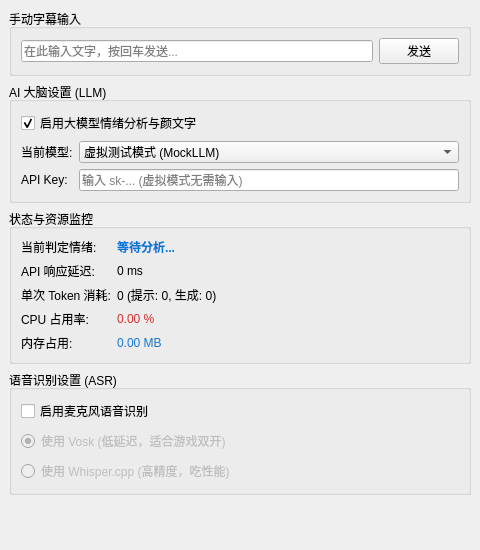
<?xml version="1.0" encoding="UTF-8"?>
<ui version="4.0">
	<class>MainWindow</class>
	<widget class="QMainWindow" name="MainWindow">
		<property name="geometry">
			<rect>
				<x>0</x>
				<y>0</y>
				<width>480</width>
				<height>550</height>
			</rect>
		</property>
		<property name="windowTitle">
			<string>Kotocord - 核心控制台</string>
		</property>
		<widget class="QWidget" name="centralwidget">
			<layout class="QVBoxLayout" name="verticalLayout">

				<item>
					<widget class="QGroupBox" name="groupBoxInput">
						<property name="title">
							<string>手动字幕输入</string>
						</property>
						<layout class="QHBoxLayout" name="horizontalLayout">
							<item>
								<widget class="QLineEdit" name="inputBox">
									<property name="placeholderText">
										<string>在此输入文字，按回车发送...</string>
									</property>
								</widget>
							</item>
							<item>
								<widget class="QPushButton" name="btnSend">
									<property name="text">
										<string>发送</string>
									</property>
								</widget>
							</item>
						</layout>
					</widget>
				</item>

				<item>
					<widget class="QGroupBox" name="groupBoxLLM">
						<property name="title">
							<string>AI 大脑设置 (LLM)</string>
						</property>
						<layout class="QFormLayout" name="formLayoutLLM">
							<item row="0" column="0" colspan="2">
								<widget class="QCheckBox" name="chkEnableLLM">
									<property name="text">
										<string>启用大模型情绪分析与颜文字</string>
									</property>
									<property name="checked">
										<bool>true</bool>
									</property>
								</widget>
							</item>
							<item row="1" column="0">
								<widget class="QLabel" name="labelModel">
									<property name="text">
										<string>当前模型:</string>
									</property>
								</widget>
							</item>
							<item row="1" column="1">
								<widget class="QComboBox" name="comboModel">
									<item>
										<property name="text">
											<string>虚拟测试模式 (MockLLM)</string>
										</property>
									</item>
									<item>
										<property name="text">
											<string>DeepSeek V3 (云端)</string>
										</property>
									</item>
								</widget>
							</item>
							<item row="2" column="0">
								<widget class="QLabel" name="labelApiKey">
									<property name="text">
										<string>API Key:</string>
									</property>
								</widget>
							</item>
							<item row="2" column="1">
								<widget class="QLineEdit" name="inputApiKey">
									<property name="echoMode">
										<enum>QLineEdit::Password</enum>
									</property>
									<property name="placeholderText">
										<string>输入 sk-... (虚拟模式无需输入)</string>
									</property>
								</widget>
							</item>
						</layout>
					</widget>
				</item>

				<item>
					<widget class="QGroupBox" name="groupBoxMonitor">
						<property name="title">
							<string>状态与资源监控</string>
						</property>
						<layout class="QFormLayout" name="formLayoutMonitor">
							<item row="0" column="0">
								<widget class="QLabel" name="labelEmotionTitle">
									<property name="text">
										<string>当前判定情绪:</string>
									</property>
								</widget>
							</item>
							<item row="0" column="1">
								<widget class="QLabel" name="lblCurrentEmotion">
									<property name="text">
										<string>等待分析...</string>
									</property>
									<property name="font">
										<font>
											<weight>75</weight>
											<bold>true</bold>
										</font>
									</property>
									<property name="styleSheet">
										<string>color: #0078D7;</string>
									</property>
								</widget>
							</item>
							<item row="1" column="0">
								<widget class="QLabel" name="labelLatencyTitle">
									<property name="text">
										<string>API 响应延迟:</string>
									</property>
								</widget>
							</item>
							<item row="1" column="1">
								<widget class="QLabel" name="lblLatency">
									<property name="text">
										<string>0 ms</string>
									</property>
								</widget>
							</item>
							<item row="2" column="0">
								<widget class="QLabel" name="labelTokenTitle">
									<property name="text">
										<string>单次 Token 消耗:</string>
									</property>
								</widget>
							</item>
							<item row="2" column="1">
								<widget class="QLabel" name="lblTokens">
									<property name="text">
										<string>0 (提示: 0, 生成: 0)</string>
									</property>
								</widget>
							</item>
							<item row="3" column="0">
								<widget class="QLabel" name="labelCpuTitle">
									<property name="text">
										<string>CPU 占用率:</string>
									</property>
								</widget>
							</item>
							<item row="3" column="1">
								<widget class="QLabel" name="lblCpu">
									<property name="text">
										<string>0.00 %</string>
									</property>
									<property name="styleSheet">
										<string>color: #D32F2F;</string>
									</property>
								</widget>
							</item>
							<item row="4" column="0">
								<widget class="QLabel" name="labelMemTitle">
									<property name="text">
										<string>内存占用:</string>
									</property>
								</widget>
							</item>
							<item row="4" column="1">
								<widget class="QLabel" name="lblMem">
									<property name="text">
										<string>0.00 MB</string>
									</property>
									<property name="styleSheet">
										<string>color: #1976D2;</string>
									</property>
								</widget>
							</item>
						</layout>
					</widget>
				</item>

				<item>
					<widget class="QGroupBox" name="groupBoxASR">
						<property name="title">
							<string>语音识别设置 (ASR)</string>
						</property>
						<layout class="QVBoxLayout" name="verticalLayout_3">
							<item>
								<widget class="QCheckBox" name="chkEnableASR">
									<property name="text">
										<string>启用麦克风语音识别</string>
									</property>
								</widget>
							</item>
							<item>
								<widget class="QRadioButton" name="radioVosk">
									<property name="text">
										<string>使用 Vosk (低延迟，适合游戏双开)</string>
									</property>
									<property name="checked">
										<bool>true</bool>
									</property>
									<property name="enabled">
										<bool>false</bool>
									</property>
								</widget>
							</item>
							<item>
								<widget class="QRadioButton" name="radioWhisper">
									<property name="text">
										<string>使用 Whisper.cpp (高精度，吃性能)</string>
									</property>
									<property name="enabled">
										<bool>false</bool>
									</property>
								</widget>
							</item>
						</layout>
					</widget>
				</item>

				<item>
					<spacer name="verticalSpacer">
						<property name="orientation">
							<enum>Qt::Vertical</enum>
						</property>
						<property name="sizeHint" stdset="0">
							<size>
								<width>20</width>
								<height>40</height>
							</size>
						</property>
					</spacer>
				</item>
			</layout>
		</widget>
	</widget>
	<resources/>
	<connections/>
</ui>
